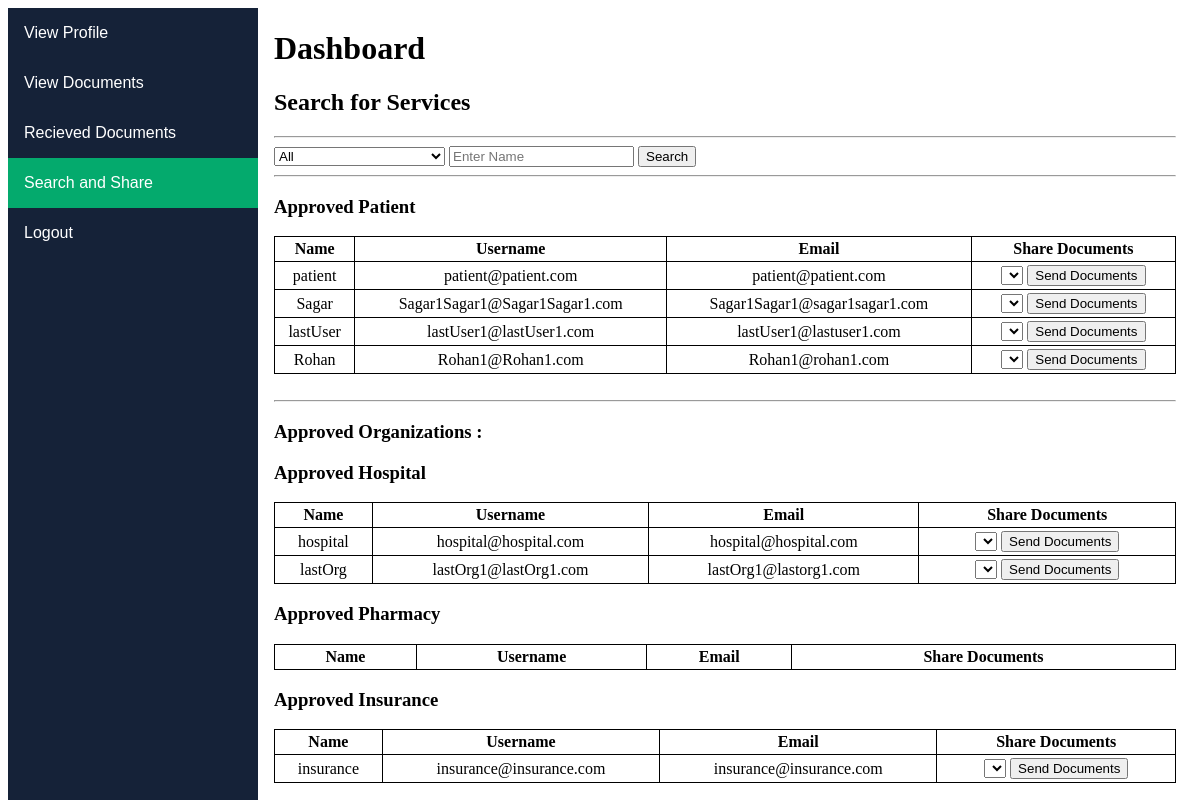
Page /search/ (signed in) on the earlier database version.
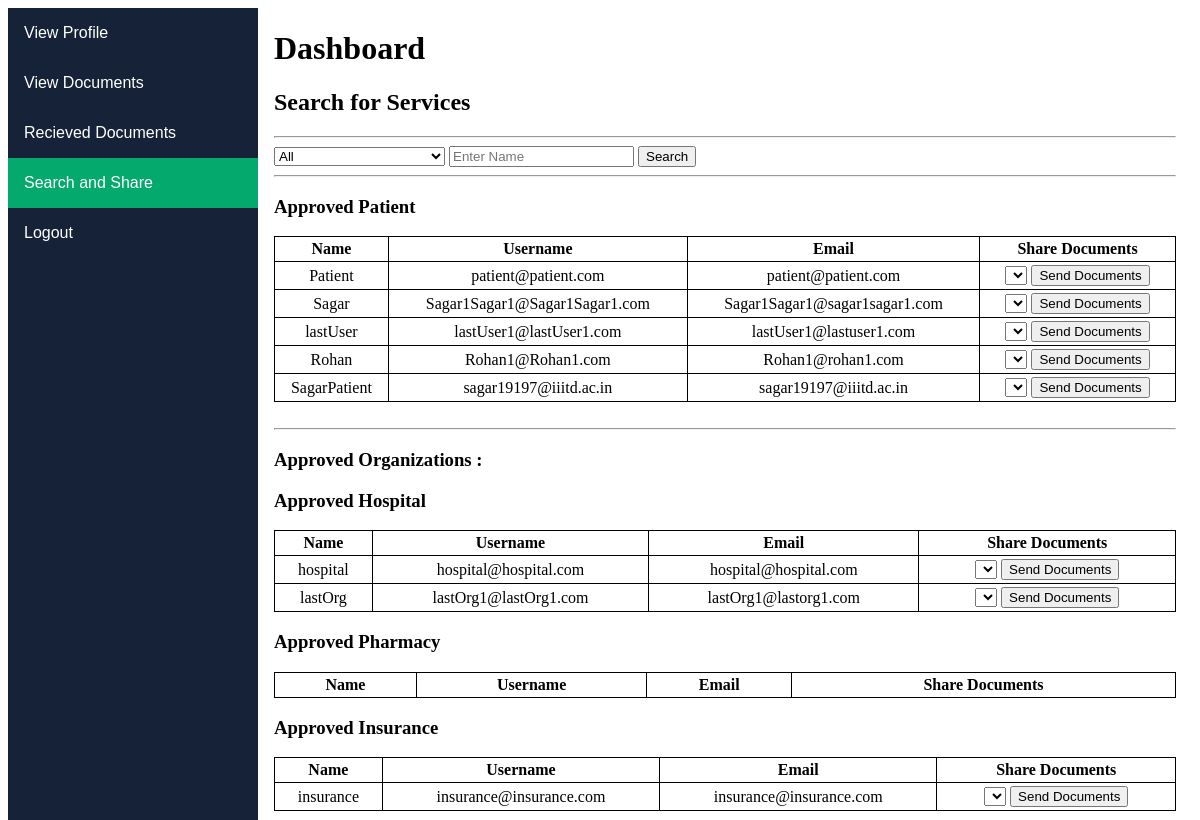
Same page on the later database version.
### PDMS/models.py (models this page shows, shortened)
class Users(models.Model):
	user = models.OneToOneField(allUsers, on_delete = models.CASCADE);
	sub_category = models.CharField(max_length = 22);
	poi = models.FileField(upload_to = getDirectory, validators = [FileExtensionValidator(['pdf'])], max_length = 250);

class allUsers(models.Model):
	user = models.OneToOneField(User, on_delete = models.CASCADE);
	status = models.BooleanField();
	top_category = models.CharField(max_length = 15);
	doc_counter = 1;

class Organizations(models.Model):
	user = models.OneToOneField(allUsers, on_delete = models.CASCADE);
	sub_category = models.CharField(max_length = 22);
	pic1 = models.FileField(upload_to = getDirectory, max_length = 250);
	pic2 = models.FileField(upload_to = getDirectory, max_length = 250);
	location = models.CharField(max_length = 25);
	desc = models.CharField(max_length = 300)
	poi = models.FileField(upload_to = getDirectory, validators = [FileExtensionValidator(['pdf'])], max_length = 250);

### PDMS/views.py (the view, shortened to what this page needs)
# urls.py: path('search/', views.search, name = "search"),
def search(response):
	if response.user.is_authenticated:
		user = get_object_or_404(allUsers, user = response.user);
		data = {"data1" : Users.objects.all(),
				"data2" : Organizations.objects.all(),
				"data3": ["Patient","HealthCareProfessional"],
				"data4": ["Hospital","Pharmacy", "Insurance"],
				"data5" : [],
				"data6" : False,
				"data7" : ""
		}
		if user.top_category == "admin":
			if response.method == "POST":
				resp = response.POST;
				r1 = resp.get('Users');
				r2 = resp.get('Name');
				if r1 == None or r2 == None:
					messages.error(response ,"One or more values missing");
				elif r1!="all" and r1!="Patient" and r1!="HealthCareProfessional" and r1!="Hospital" and r1!="Pharmacy" and r1!="Insurance":
					message.error(response,"Wrong Priviliges");
				elif (bool(re.match("^[A-Za-z\s]{0,20}$", r2))) == False:
					messages.error(response, "ERROR : Please specify name in correct format.");
				else:
					data3 = User.objects.filter(first_name__startswith  = r2);
					data5 = [];
					for ob in data3:
						temp = allUsers.objects.filter(user = ob).first();
						if temp != None:
							if(temp.status == True):
								temp2 = "xxx";
								if temp.top_category == "Users":
									temp2 = Users.objects.get(user = temp);
								elif temp.top_category == "Organizations":
									temp2 = Organizations.objects.get(user = temp);
								if temp2!="xxx" and (temp2.sub_category == r1 or r1 =="all"):
									data5.append(temp2);
					data["data5"] = data5;
					data['data6'] = True;
					s = "Showing result for " + r1 +" category";
					if(r2 != ""):
						s+=" with name "+ r2;
					data["data7"] = s;
			return render(response,"PDMS/AdminSearch.html",data);
		elif user.status == True:
			if user.top_category == "Users":
				sub_user = get_object_or_404(Users, user = user);
				if sub_user.sub_category == "Patient":
					data["data3"] = ["HealthCareProfessional"]
					if response.method == "POST":
						resp = response.POST;
						r1 = resp.get('Users');
						r2 = resp.get('Name');
						data3 = User.objects.filter(first_name__startswith  = r2);
						data5 = [];
						for ob in data3:
							temp = allUsers.objects.filter(user = ob).first();
							if temp != None:
								if(temp.status == True):
									temp2 = "xxx";
									if temp.top_category == "Users":
										temp2 = Users.objects.get(user = temp);
									elif temp.top_category == "Organizations":
										temp2 = Organizations.objects.get(user = temp);
									if temp2!="xxx" and (temp2.sub_category == r1 or r1 =="all"):
										data5.append(temp2);
						data["data5"] = data5;
						data['data6'] = True;
						s = "Showing result for " + r1 +" category";
						if(r2 != ""):
							s+=" with name "+ r2;
						data["data7"] = s;
					data["data8"] = ShowUploads(user);
					return render(response,"PDMS/PatientSearch.html",data);
				elif sub_user.sub_category == "HealthCareProfessional":
					data["data3"] = ["Patient"]
					if response.method == "POST":
						resp = response.POST;
						r1 = resp.get('Users');
						r2 = resp.get('Name');
						data3 = User.objects.filter(first_name__startswith  = r2);
						data5 = [];
						for ob in data3:
							temp = allUsers.objects.filter(user = ob).first();
							if temp != None:
								if(temp.status == True):
									temp2 = "xxx";
									if temp.top_category == "Users":
										temp2 = Users.objects.get(user = temp);
									elif temp.top_category == "Organizations":
										temp2 = Organizations.objects.get(user = temp);
									if temp2!="xxx" and (temp2.sub_category == r1 or r1 =="all"):
										data5.append(temp2);
						data["data5"] = data5;
						data['data6'] = True;
						s = "Showing result for " + r1 +" category";
						if(r2 != ""):
							s+=" with name "+ r2;
						data["data7"] = s;
					data["data8"] = ShowUploads(user);
					return render(response,"PDMS/PatientSearch.html",data);
			elif user.top_category == "Organizations":
				sub_user = get_object_or_404(Organizations, user = user);
				if sub_user.sub_category == "Hospital":
					data["data3"] = ["Patient"]
					data["data8"] = ShowUploads(user);
					return render(response,"PDMS/PatientSearch.html",data);
	return redirect("home");

### PDMS/views.py (called while the page is built)
def ShowUploads(user):
	l = [];
	if user.top_category == "Users":
		user2 = Users.objects.get(user = user);
		if(os.path.exists(user2.poi.path)):
			l.append(user2.poi);
		docs = UploadDocuments.objects.filter(user = user);
		for doc in docs:
			if os.path.exists(doc.documents.path):
				l.append(doc.documents);
			else:
				doc.delete();
	elif user.top_category =="Organizations":
		user2 = Organizations.objects.get(user = user);
		if(os.path.exists(user2.poi.path)):
			l.append(user2.poi);
		if(os.path.exists(user2.poi.path)):
			l.append(user2.pic1);
		if(os.path.exists(user2.poi.path)):
			l.append(user2.pic2);
		docs = UploadDocuments.objects.filter(user = user);
		for doc in docs:
			if os.path.exists(doc.documents.path):
				l.append(doc.documents);
			else:
				doc.delete();
	return l;

### PDMS/templates/PDMS/PatientSearch.html (shortened to what this page needs)
{% extends "PDMS/Patient.html"%}
{% block link1 %}inactive{%endblock%}
{% block link2 %}inactive{%endblock%}
{% block link3 %}inactive{%endblock%}
{% block link4 %}active{%endblock%}
{% block link5 %}inactive{%endblock%}
{%block content%}
<h2> Search for Services</h2>
<hr>
<form method="POST" action = "/search/">
	<select name = "Users">
		<option value = "all" selected>All</option>
	</select>
	<input type="text" name="Name" placeholder="Enter Name">
	<button type="submit">Search</button>
</form>
{%if data6 == False %}
<hr>
{%for i in data3%}
<h3>Approved {{i}} </h3>
<table>
	<tr>
		<th>Name</th>
		<th>Username</th>
		<th>Email</th>
		<th>Share Documents</th>
	</tr>
	{%for ob in data1%}
		{%if ob.sub_category == i and ob.user.status == True%}
		<tr>
			<td>{{ob.user.user.first_name}}</td>
			<td>{{ob.user.user.username}}</td>
			<td>{{ob.user.user.email}}</td>
			<td>
				<form method = "POST" action = "/sendDoc/">
					<select name = "Documents" required>
					</select>
					<button type="submit">Send Documents</button>
				</form>
			</td>
		</tr>
		{%endif%}
	{%endfor%}
</table>
{%endfor%}
<br><hr><h3>Approved Organizations :</h3>
{%for i in data4%}
<h3>Approved {{i}}</h3>
<table>
	<tr>
		<th>Name</th>
		<th>Username</th>
		<th>Email</th>
		<th>Share Documents</th>
	</tr>
	{%for ob in data2%}
		{%if ob.sub_category == i and ob.user.status == True%}
		<tr>
			<td>{{ob.user.user.first_name}}</td>
			<td>{{ob.user.user.username}}</td>
			<td>{{ob.user.user.email}}</td>
			<td>
				<form method = "POST" action = "/sendDoc/">
					<select name = "Documents" required>
					</select>
					<button type="submit">Send Documents</button>
				</form>
			</td>
		</tr>
		{%endif%}
	{%endfor%}
</table>
{%endfor%}
{%endif%}
{%endblock%}

### PDMS/templates/PDMS/Patient.html (shortened to what this page needs)
{% extends "PDMS/BaseDashboard.html" %}
{% block list_content %}
	<a href = "/dashboard/" class = {% block link1 %}{%endblock%}>View Profile</a>
	<a href = "/viewDocuments/" class = {% block link2 %}{%endblock%}>View Documents</a>
	<a href = "/viewRecieved/" class = {% block link3 %}{%endblock%}>Recieved Documents</a>
	<a href = "/search/" class = {% block link4 %}{%endblock%}>Search and Share</a>
	<a href = "/logout/" class = {% block link5 %}{%endblock%}>Logout</a>
{% endblock %}
{% block side_content %}
	<h1> Dashboard </h1>
	{%block content%}
	{%endblock%}
{% endblock %}

### PDMS/templates/PDMS/BaseDashboard.html (shortened to what this page needs)
<!DOCTYPE html>
<html>
<head>
</head>
<body>
	<div class = "side_nav_bar">
		{%block list_content%}
		{%endblock%}
	</div>
	<div class ="side_content">
		{% block side_content %}
		{% endblock %}
	</div>
</body>
</html>

### PDMS/templates/PDMS/BaseDashboard.html (style rules this page uses)
.side_content { height: 100%; margin-left: 250px; padding: 1px 16px; }
.side_nav_bar a.active { color: white; background-color: #04AA6D; }
.side_nav_bar a { padding: 16px; display: block; color: white; text-decoration: none; font-family: sans-serif; }
.side_nav_bar { background-color: #152238; margin: 0; padding: 0; width: 250px; position: fixed; height: 100%; overflow: auto; }
table { width: 100%; border: 1px solid black; border-collapse: collapse; }
th,td { padding: 3px; border: 1px solid black; text-align: center; }

Differences in the rows shown:
changed through a linked row, Users "patient@patient.com": user.user.first_name "patient" → "Patient"
added Users: user.user.first_name "SagarPatient", user.user.username "sagar19197@iiitd.ac.in", user.user.email "sagar19197@iiitd.ac.in"
